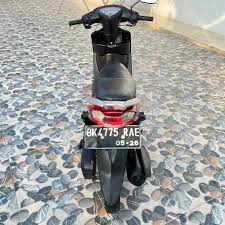
#> input picture petemuan 4/images.jpg, 225 x 225 px
$ python CitraCerah.py
#> lines starting #> are read from the running program, lines starting #| are printed output that depends on the picture
import imageio.v3 as img
import numpy as np
import matplotlib.pyplot as plt

# 1. Baca gambar yang sangat cerah (sesuaikan path gambar Anda)
image = img.imread("images.jpg")
#> image is the input picture: shape (225, 225, 3); mean R, G, B 157.7, 158.2, 155.6

# Pastikan gambar dalam format float32 untuk manipulasi nilai piksel
img_float = image.astype(np.float32)

# --- METODE 1: Gamma Correction ---
# Menggunakan gamma > 1.0 akan menggelapkan gambar yang terlalu cerah
# dan memperjelas detail yang hilang/terlalu terang
gamma = 2.5
normalized = img_float / 255.0
gamma_corrected = np.power(normalized, gamma) * 255.0
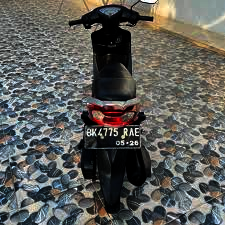
#> gamma_corrected: shape (225, 225, 3) float32; mean R, G, B 93.1, 93.3, 88.9
img_gamma = np.clip(gamma_corrected, 0, 255).astype(np.uint8)


# --- METODE 2: Kurangi Kecerahan & Tingkatkan Kontras secara Manual ---
def adjust_bright_contrast(img, brightness=-80, contrast=1.8):
    # Mengurangi kecerahan (brightness) dan menaikkan kontras
#> called with brightness = -70, contrast = 2
    mean = 128
    result = mean + contrast * (img - mean) + brightness
    return np.clip(result, 0, 255).astype(np.uint8)
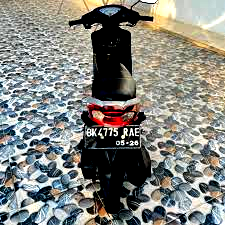
#> returned value: shape (225, 225, 3); mean of channels 0, 1, 2 130.3, 131.1, 125.3; drawn as R, G, B

img_manual = adjust_bright_contrast(img_float, brightness=-70, contrast=2.0)


# --- TAMPILKAN HASIL ---
plt.figure(figsize=(15, 5))

# Gambar Asli (Sangat Cerah)
plt.subplot(1, 3, 1)
plt.imshow(image)
plt.title("Gambar Asli (Sangat Cerah)")
plt.axis("off")

# Hasil Metode 1 (Gamma Correction)
plt.subplot(1, 3, 2)
plt.imshow(img_gamma)
plt.title("Hasil: Gamma Correction")
plt.axis("off")

# Hasil Metode 2 (Kurangi Brightness + Kontras)
plt.subplot(1, 3, 3)
plt.imshow(img_manual)
plt.title("Hasil: Manual Adjustment")
plt.axis("off")

plt.tight_layout()
plt.show()
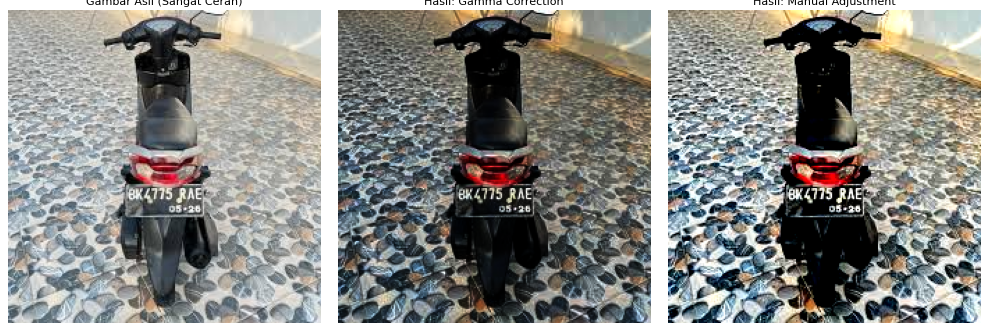
#> figure drawn by matplotlib, 3 panels
